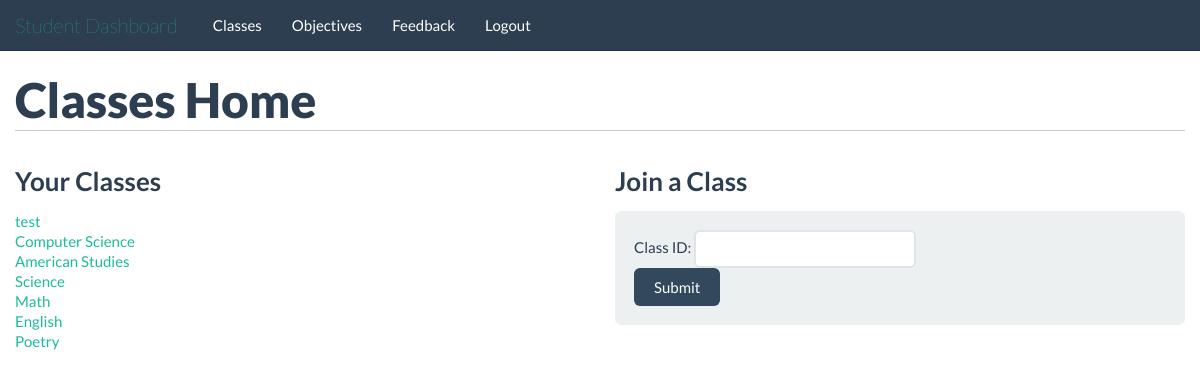
The page /students/classes/ (signed in) on the database its author committed.
### tables this page shows
CREATE TABLE classes(
id INTEGER PRIMARY KEY,
teacher_id INTEGER,
name TEXT,
FOREIGN KEY(teacher_id) REFERENCES people(id)
);

### application/students.py (the view)
@app.route('/students/classes/')
@validate_student
def student_classes_home():
	return render_template('/students/classes.html', classes=get_student_classes())

### application/db_connect.py (called while the page is built)
def get_db():
    db = getattr(g, '_database', None)
    if db is None:
        db = g._database = sqlite3.connect(DATABASE)
    return db

@app.teardown_appcontext
def close_connection(exception):
    db = getattr(g, '_database', None)
    if db is not None:
        db.close()

def query_db(query, args=(), one=False):
    cur = get_db().execute(query, args)
    returnval = cur.fetchall()
    cur.close()
    return (returnval[0] if returnval else None) if one else returnval

def validate_student(func):
	@wraps(func)
	def f(*args, **kwds):
		if not 'isTeacher' in session:
			return redirect("/")
		if session['isTeacher'] == 1:
			return redirect("/teachers/")
		return func(*args, **kwds)
	return f

def get_student_classes():
	class_data = query_db("SELECT classes.id, classes.name FROM classes JOIN roster ON roster.class_id = classes.id where people_id=?;", [session['id']])
	classes = []
	for class_info in class_data:
		student_class = {}
		student_class['id'] = class_info[0]
		student_class['name'] = class_info[1]
		classes.append(student_class)
	return classes

### application/templates/students/classes.html (shortened to what this page needs)
{% extends "/students/base_template.html" %}
	{% block body %}
		<div class="container">
			<div class="row">
				<div class="span12">
					<h1>Classes Home</h1>
				</div>
			</div>
			<div class="row">
				<div class="span6">
					<h2>Your Classes</h2>
					<ul>
						{% for class in classes %}
							<li>
								<a href="/students/class/{{class.id}}/">{{class.name}}<br/>
								</a>
							</li>
						{% endfor %}
					</ul>
				</div>
				<div class="span6">
					<h2>Join a Class</h2>
					<form class="form-horizontal well" method="POST" action="/students/classes/join/">
						<fieldset>
							<div><span>Class ID: </span><input type="text" name="id" required/></div>
							<div><input type="submit" class="btn btn-primary"></div>
						</fieldset>
					</form>
				</div>
			</div>
		</div>
	{% endblock %}

### application/templates/students/base_template.html (style rules this page uses)
h1 { border-bottom: 1px solid #ccc; padding-bottom: 10px; margin-bottom: 20px; }
h2 { font-size: 26px; }

### application/templates/students/classes.html (style rules this page uses)
ul { list-style-type: none; margin: 0; }

### rows shown on the page
classes: name "test"
classes: name "Computer Science"
classes: name "American Studies"
classes: name "Science"
classes: name "Math"
classes: name "English"
classes: name "Poetry"

### other values the page prints
{{ link_text|e }} "Classes" "Objectives" "Feedback" "Logout"
